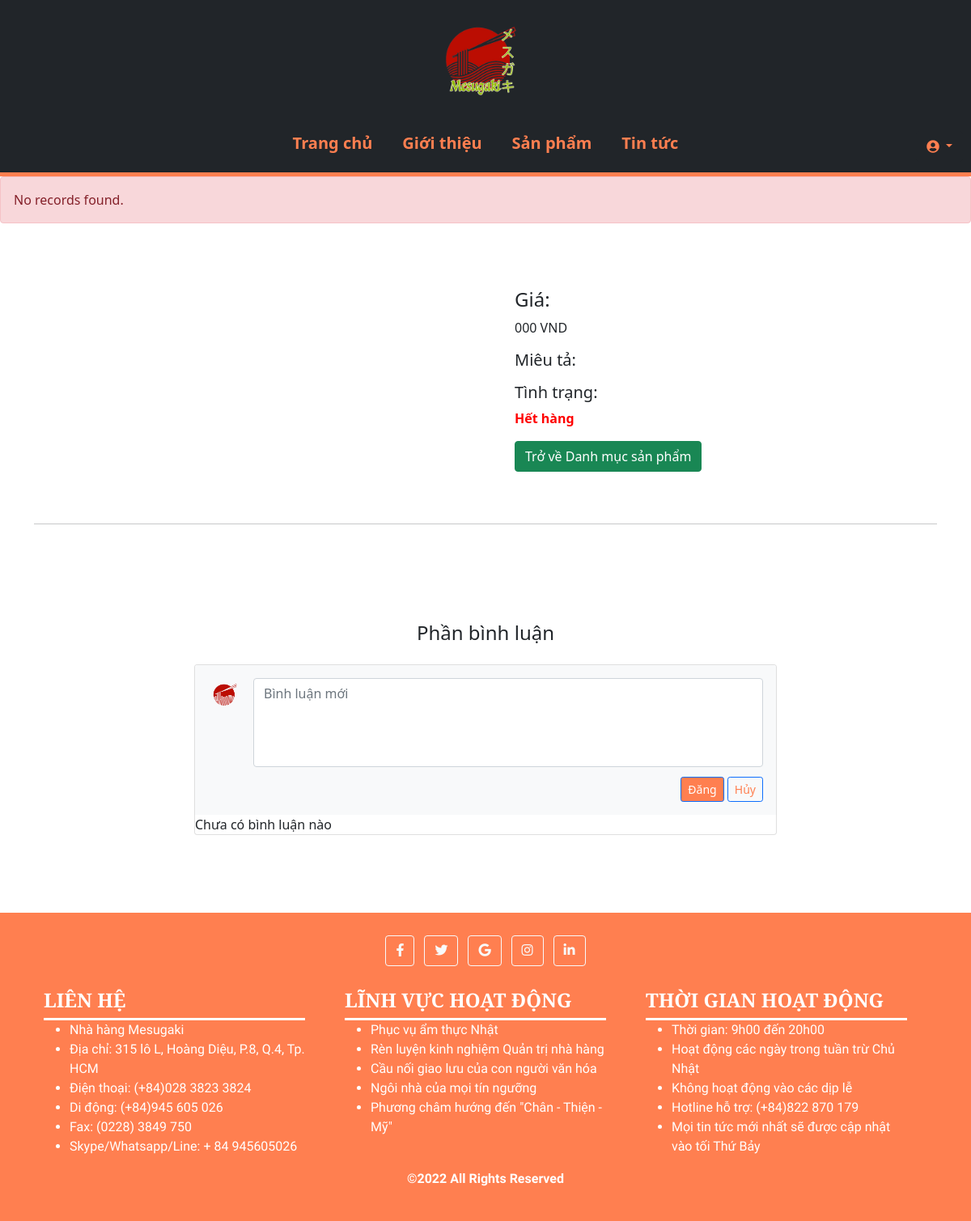
Page /productInfo.php on the earlier database version.
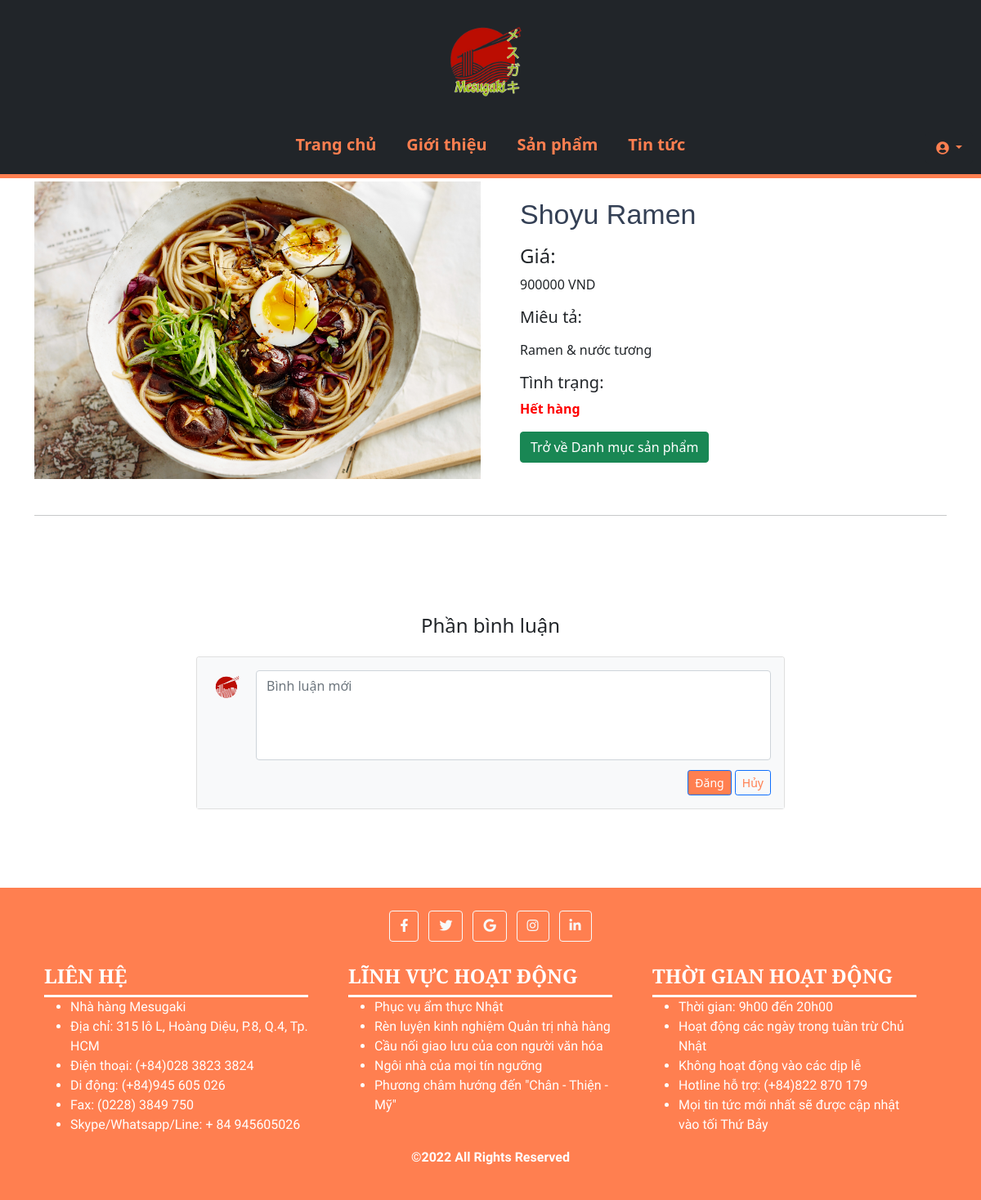
Same page on the later database version.
### tables this page shows
CREATE TABLE `product` (
  `id` int(10) UNSIGNED NOT NULL,
  `name` varchar(100) NOT NULL,
  `description` text NOT NULL,
  `price` float UNSIGNED NOT NULL,
  `img_path` text NOT NULL,
  `status` tinyint(1) NOT NULL DEFAULT 1 COMMENT '0: unavailable, 1: available',
  `feature` tinyint(1) NOT NULL DEFAULT 1 COMMENT '0: not featured on news, 1: featured on news'
);

### productInfo.php (the view, shortened to what this page needs)
<?php
  require_once('config/config.php');
  $prod_id = "";
  $query = "SELECT * FROM product WHERE id = '" . $prod_id . "'";
  $res = mysqli_query($conn, $query);
  $dish = mysqli_fetch_all($res, MYSQLI_ASSOC);
  $row_cnt = $res->num_rows;
  $dish1 = $dish[0];
  $query1 = "SELECT * FROM prod_comments WHERE prod_id = '" . $prod_id . "'";
  $res = mysqli_query($conn, $query1);
  $cmt_cnt = $res->num_rows;
?>
<!DOCTYPE html>
<html lang="en">
<head>
  <link href="https://cdnjs.cloudflare.com/ajax/libs/font-awesome/5.9.0/css/all.min.css" rel="stylesheet">
  <link href="https://cdn.jsdelivr.net/npm/bootstrap@5.1.3/dist/css/bootstrap.min.css" rel="stylesheet">
  <link rel="stylesheet" href="styles/productInfo-style.css">
</head>
<body>
  <div>
    <?php $IPATH = $_SERVER["DOCUMENT_ROOT"]."/btl-web/";
    include($IPATH."navbar.php");?>
  </div>
  <?php
    if ($row_cnt == 0){
      echo "<div class='alert alert-danger'>No records found.</div>";
    }
  ?>
  <main class="">
    <div class="container dark-grey-text">
      <div class="row">
        <div class="col-md-6 mb-4" style="display: flex; align-items: center; justify-content: center">
          <img src="<?php echo htmlspecialchars($dish1['img_path']); ?>" class="img-fluid" alt="">
        </div>
        <div class="col-md-6 mb-4">
          <div class="p-4">
            <div class="mb-3">
                <h1><?php echo htmlspecialchars($dish1['name']); ?></h1>
            </div>
            <p class="lead">
              <span><h4>Giá:</h4><?php echo htmlspecialchars($dish1['price']);?>000 VND</span>
            </p>
            <p class="lead font-weight-bold"><h5>Miêu tả:</h5></p>
            <p><?php echo htmlspecialchars($dish1['description']); ?></p>
            <p>
              <h5>Tình trạng:</h5>
              <?php
                if ($dish1['status'] == 1) {
                  echo '<p class="stat-ok">Còn hàng</p>';
                }
                else {
                  echo '<p class="stat-fail">Hết hàng</p>';
                }
              ?>
            </p>
            <a href="productsList.php" class="btn btn-success">Trở về Danh mục sản phẩm</a>
          </div>
        </div>
      </div>
      <hr>
      <div class="container my-5 py-5">
        <div class="row d-flex justify-content-center commentDISP">
        <div class="col-md-6 text-center">
          <h4 class="my-4 h4">Phần bình luận</h4>
        </div>
        </div>
        <div class="row d-flex justify-content-center">
          <div class="col-md-12 col-lg-10 col-xl-8">
            <div class="card">
              <div class="card-header py-3 border-0" style="background-color: #f8f9fa;">
                <form action="" method="post">
                  <div class="d-flex flex-start w-100">
                    <img class="rounded-circle shadow-1-strong me-3"
                      src="img/logo.png" alt="avatar" width="40"
                      height="40" />
                    <div class="form-outline w-100">
                      <textarea class="form-control" id="textAreaExample" rows="4"
                        style="background: #fff; resize: none;" placeholder="Bình luận mới" name="comment_text"></textarea>
                    </div>
                  </div>
                  <div class="float-end mt-2 pt-1">
                    <button type="submit" class="btn-orange btn btn-primary btn-sm" name="comment_post">Đăng</button>
                    <input type="reset" class="btn-orange-out btn btn-outline-primary btn-sm" value="Hủy"></input>
                  </div>
                </form>
              </div>
              <?php
                if($cmt_cnt == 0)
                {
                  echo "Chưa có bình luận nào";
                }
              ?>
            </div>
          </div>
        </div>
      </div>
    </div>
  </main>
  <div>
    <?php $IPATH = $_SERVER["DOCUMENT_ROOT"]."/btl-web/";
    include($IPATH."footer.php");?>
  </div>
</body>
</html>

### navbar.php (shortened to what this page needs)
<!DOCTYPE html>
<html lang="en">
<head>
  <link rel="stylesheet" href="styles/header.css">
</head>
<body>
  <nav class="my-navbar-logo navbar navbar-expand-xl navbar-dark bg-dark">
      <div class="my-container container-fluid justify-content-center">
        <a class="navbar-brand" href="index.php">
            <img src="img/logo-name.png" width="120" height="120" class="d-inline-block align-top" alt="">
        </a>
      </div>
  </nav>
  <nav class="my-navbar navbar navbar-expand-xl navbar-dark bg-dark">
  <div class="col-sm-6" style="text-align: center">
    <div class="my-container container-fluid justify-content-center">
      <div class="collapse navbar-collapse justify-content-center" id="collapsibleNavbar" style="font-size: 20px">
          <ul class="navbar-nav">
              <li class="nav-item">
                <a class="nav-link" href="index.php">&nbsp;&nbsp;Trang chủ&nbsp;&nbsp;</a>
              </li>
              <li class="nav-item">
                <a class="nav-link" href="about.php">&nbsp;&nbsp;Giới thiệu&nbsp;&nbsp;</a>
              </li>
              <li class="nav-item">
                <a class="nav-link" href="productsList.php">&nbsp;&nbsp;Sản phẩm&nbsp;&nbsp;</a>
              </li>
              <li class="nav-item">
                <a class="nav-link" href="newsList.php">&nbsp;&nbsp;Tin tức&nbsp;&nbsp;</a>
              </li>
          </ul>
      </div>
    </div>
  </div>
      <?php if (isset($_SESSION['user_id'])) { ?>
      <div class="dropdown col-sm-3">
          <a href="#" class="d-flex align-items-center text-white text-decoration-none dropdown-toggle" id="dropdownUser1" data-bs-toggle="dropdown" aria-expanded="false" style="justify-content: right; align-items: right; padding-right: 15px">
            <img src="img/logo.png" alt="hugenerd" width="30" height="30" class="rounded-circle">
            <span class="d-none d-sm-inline mx-1"><?php echo $_SESSION['username'];?></span>
          </a>
          <ul class="dropdown-menu dropdown-menu-end dropdown-menu-dark text-small shadow" aria-labelledby="dropdownUser1">
              <li><a class="dropdown-item" href="editProfile.php?id=<?php echo $_SESSION['user_id']; ?>">Chỉnh sửa thông tin</a></li>
              <?php
                if ($_SESSION['admin']) echo "<li><a class='dropdown-item' href='admin/index.php'>Bảng điều khiển của Admin</a></li>";
              ?>
              <li><hr class="dropdown-divider"></li>
              <li><a class="dropdown-item" href="logout.php">Đăng xuất</a></li>
          </ul>
      </div>
      <?php }
      else { ?>
      <div class="dropdown user-drop col-sm-3">
        <div style="position: absolute; right: 0; bottom: 0; margin-bottom: -20px; margin-right: 10px">
          <button type="button" class="user-btn btn btn-dark dropdown-toggle" data-bs-toggle="dropdown">
          <i class="fas fa-user-circle"></i>
          </button>
        </div>
      </div>
      <?php } ?>
  </nav>
</body>
</html>

### footer.php (shortened to what this page needs)
<!DOCTYPE html>
<html lang="en">
<head>
  <link rel="stylesheet" href="styles/footer.css">
</head>
<body>
  <div class="footer text-center" style="font-family: 'Oswald', sans-serif;">
      <div class="container p-4">
        <div class="mb-4">
          <a class="btn btn-outline-light btn-floating m-1" href="https://www.youtube.com/watch?v=UIp6_0kct_U" role="button">
            <i class="fab fa-facebook-f"></i>
          </a>
          <a class="btn btn-outline-light btn-floating m-1" href="https://www.youtube.com/watch?v=dQw4w9WgXcQ" role="button">
            <i class="fab fa-twitter"></i>
          </a>
          <a class="btn btn-outline-light btn-floating m-1" href="https://www.youtube.com/watch?v=HAHJUtSR90g" role="button">
            <i class="fab fa-google"></i>
          </a>
          <a class="btn btn-outline-light btn-floating m-1" href="https://www.youtube.com/watch?v=V_bQNPG2OyE" role="button">
            <i class="fab fa-instagram"></i>
          </a>
          <a class="btn btn-outline-light btn-floating m-1" href="https://www.youtube.com/watch?v=rl7ppuXMfC8" role="button">
            <i class="fab fa-linkedin-in"></i>
          </a>
        </div>
        <div class="row">
        <div class="col-sm-4" style="text-align: left; color: white">
        <h4 style="font-family: 'Merriweather', serif; font-weight: bold">LIÊN HỆ</h4>
        <div style="border-top: solid; margin-right: 25px"><ul>
          <li>Nhà hàng Mesugaki</li>
          <li>Địa chỉ: 315 lô L, Hoàng Diệu, P.8, Q.4, Tp. HCM</li>
          <li>Điện thoại: (+84)028 3823 3824</li>
          <li>Di động: (+84)945 605 026</li>
          <li>Fax: (0228) 3849 750</li>
          <li>Skype/Whatsapp/Line: + 84 945605026</li>
        </ul></div>
        </div>
        <div class="col-sm-4" style="text-align: left; color: white">
        <h4 style="font-family: 'Merriweather', serif; font-weight: bold">LĨNH VỰC HOẠT ĐỘNG</h4>
        <div style="border-top: solid; margin-right: 25px"><ul>
          <li>Phục vụ ẩm thực Nhật</li>
          <li>Rèn luyện kinh nghiệm Quản trị nhà hàng</li>
          <li>Cầu nối giao lưu của con người văn hóa</li>
          <li>Ngôi nhà của mọi tín ngưỡng</li>
          <li>Phương châm hướng đến "Chân - Thiện - Mỹ"</li>
        </ul></div>
        </div>
        <div class="col-sm-4" style="text-align: left; color: white">
        <h4 style="font-family: 'Merriweather', serif; font-weight: bold">THỜI GIAN HOẠT ĐỘNG</h4>
        <div style="border-top: solid; margin-right: 25px"><ul>
          <li>Thời gian: 9h00 đến 20h00</li>
          <li>Hoạt động các ngày trong tuần trừ Chủ Nhật</li>
          <li>Không hoạt động vào các dịp lễ</li>
          <li>Hotline hỗ trợ: (+84)822 870 179</li>
          <li>Mọi tin tức mới nhất sẽ được cập nhật vào tối Thứ Bảy</li>
        </ul></div>
        </div>
        <p style="font-weight: bold; color: white">©2022 All Rights Reserved</p>
      </div>
    </div>
  </div>
</body>
</html>

### styles/productInfo-style.css (style rules this page uses)
h1 { font-family: "Segoe UI Black", sans-serif; display: inline-block; position: relative; text-align: center; font-size: 34px; color: #344055; margin: 0; }
.stat-fail { color: red; font-weight: bold; }
.btn-orange { background-color: var(--color); }
.btn-orange-out { color: var(--color); }

### styles/header.css (style rules this page uses)
* { margin: 0; padding: 0; box-sizing: border-box; outline: none; border: none; text-decoration: none; transition: 0.2s linear; }
:root { --color: #ff7f50; --border: 5px solid #ff7f50; --gray: #57606f; --bg: rgba(255, 255, 255, 0.3); }
.my-navbar { border-bottom: var(--border); }
.navbar-dark .navbar-nav .nav-link { color: var(--color); font-weight: bold; border-bottom: 5px solid transparent; }
.navbar .navbar-collapse { text-align: center; }
.user-btn { color: var(--color); }

### styles/footer.css (style rules this page uses)
.footer { border-top: black; background-color: var(--color); display: flex; justify-content: center; align-items: center; }

Differences in the rows shown:
added product: img_path (picture), name "Shoyu Ramen", price "900", description "Ramen & nước tương"
Other differences:
text no longer shown: "No records found. Chưa có bình luận nào"
